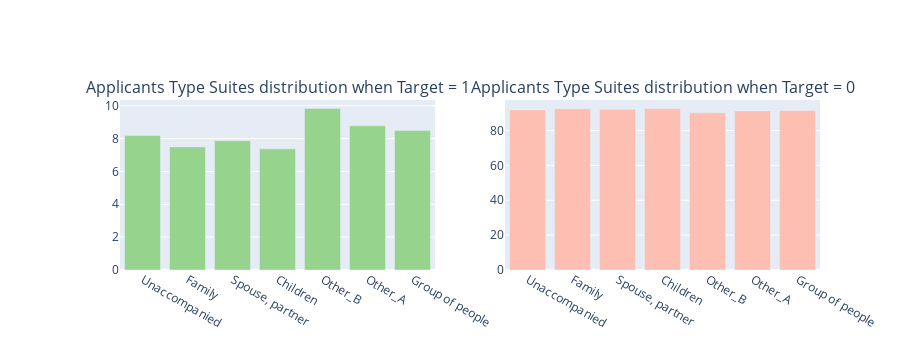

The code cell stored with this chart in its notebook:
### Markdown cell above
> The top three types of suites applying for loans are:
- Unaccompanied (about 248 thousand applicants)
- Family (about 40 thousand applicants)
- Spouses, partner (about 11 thousand applicants)

> The types of income that loan applicants have cover about 8 categories, the top ones are:
- Working (158 thousand applicants)
- Commercial associate (71 thousand applicants)
- Pensioner (55 thousand applicants)

### 2.6.1 How does Target Varies with Suite and Income Type of Applicants

### Code cell
tr1, tr2 = gp('NAME_TYPE_SUITE', 'Applicants Type Suites which repayed the loan')
fig = tools.make_subplots(rows=1, cols=2, print_grid=False, 
                          subplot_titles = ["Applicants Type Suites distribution when Target = 1", "Applicants Type Suites distribution when Target = 0"])
fig.append_trace(tr1, 1, 1);
fig.append_trace(tr2, 1, 2);
fig['layout'].update(height=350, showlegend=False, margin=dict(l=120));
iplot(fig);


tr1, tr2 = gp('NAME_INCOME_TYPE', 'Applicants Income Types which repayed the loan')
fig = tools.make_subplots(rows=1, cols=2, print_grid=False, 
                          subplot_titles = ["Applicants Income Types when Target = 1", "Applicants Income Type When Target = 0"])
fig.append_trace(tr1, 1, 1);
fig.append_trace(tr2, 1, 2);
fig['layout'].update(height=350, showlegend=False, margin=dict(l=120));
iplot(fig);

### Figure 1 — Plotly figure (JSON) as saved in the notebook; plotly's stock layout.template omitted (floating-point values rounded to 4 significant figures)
{"data": [{"marker": {"color": "#96D38C"}, "name": "Target : 1", "type": "bar", "x": ["Unaccompanied", "Family", "Spouse, partner", "Children", "Other_B", "Other_A", "Group of people"], "xaxis": "x", "y": [8.183, 7.495, 7.872, 7.377, 9.831, 8.776, 8.487], "yaxis": "y"}, {"marker": {"color": "#FEBFB3"}, "name": "Target : 0", "type": "bar", "x": ["Unaccompanied", "Family", "Spouse, partner", "Children", "Other_B", "Other_A", "Group of people"], "xaxis": "x2", "y": [91.82, 92.51, 92.13, 92.62, 90.17, 91.22, 91.51], "yaxis": "y2"}], "layout": {"annotations": [{"font": {"size": 16}, "showarrow": false, "text": "Applicants Type Suites distribution when Target = 1", "x": 0.225, "xanchor": "center", "xref": "paper", "y": 1, "yanchor": "bottom", "yref": "paper"}, {"font": {"size": 16}, "showarrow": false, "text": "Applicants Type Suites distribution when Target = 0", "x": 0.775, "xanchor": "center", "xref": "paper", "y": 1, "yanchor": "bottom", "yref": "paper"}], "height": 350, "margin": {"l": 120}, "showlegend": false, "xaxis": {"anchor": "y", "domain": [0, 0.45]}, "xaxis2": {"anchor": "y2", "domain": [0.55, 1]}, "yaxis": {"anchor": "x", "domain": [0, 1]}, "yaxis2": {"anchor": "x2", "domain": [0, 1]}}}
